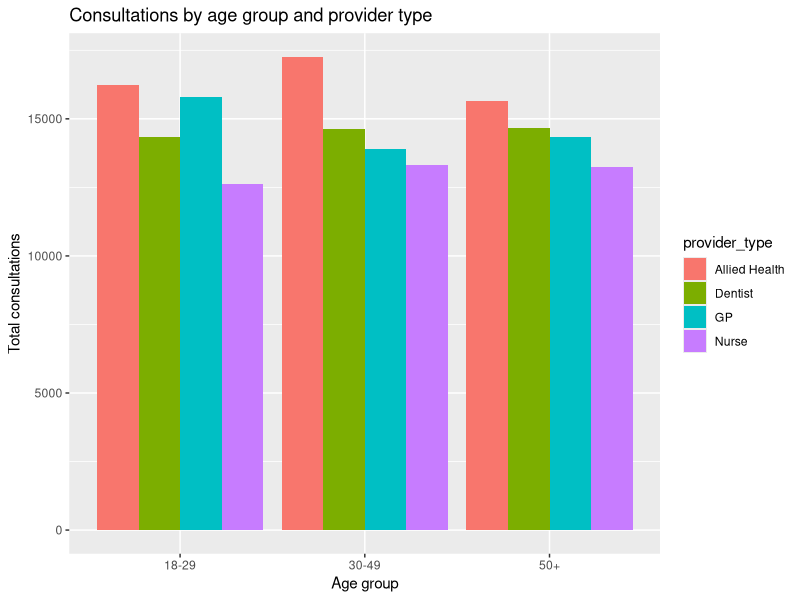
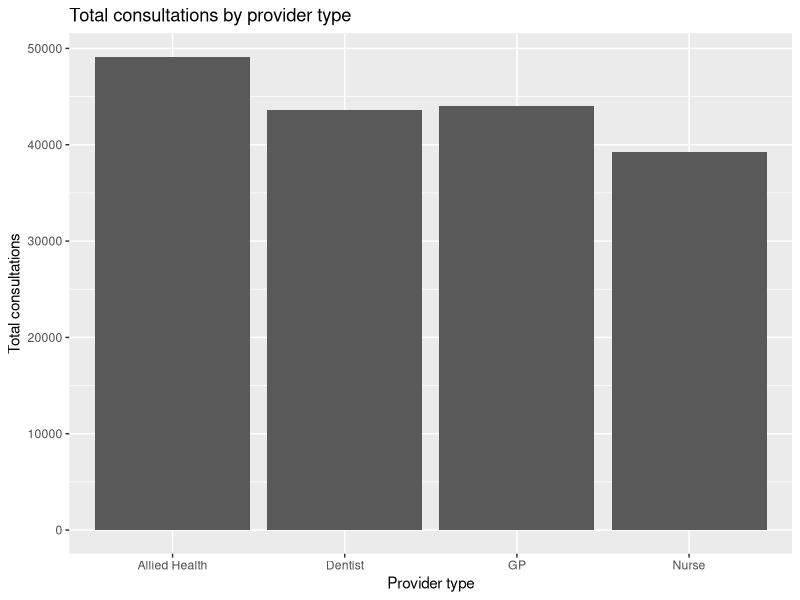
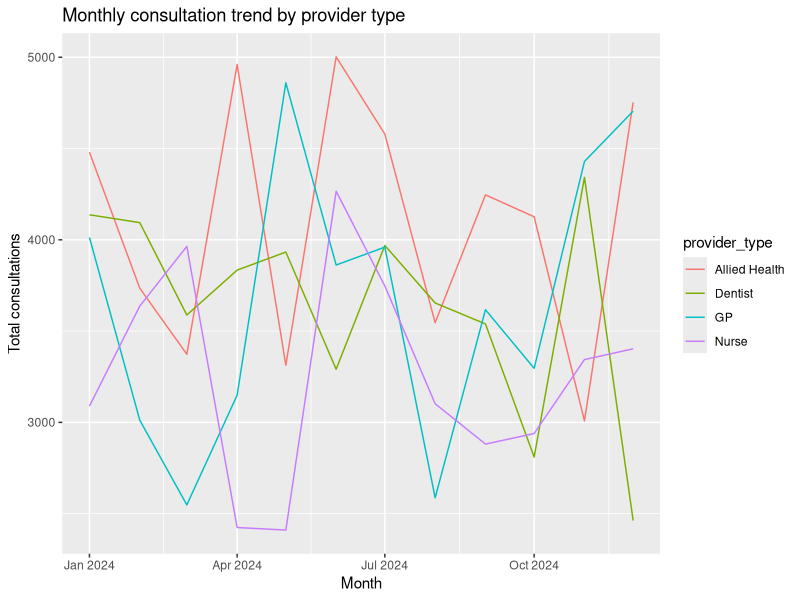

Reproduce these figures in R, in order.
## ---- chunk 1

library(dplyr)
library(ggplot2)
library(readr)
library(knitr)

df <- read_csv("../data/sample_data.csv")

## ---- chunk 2

age_provider <- df |>
  group_by(age_group, provider_type) |>
  summarise(total_consultations = sum(n_consultations),
            .groups = "drop")

ggplot(age_provider,
       aes(x = age_group,
           y = total_consultations,
           fill = provider_type)
       ) +
  geom_col(position = "dodge") +
  labs(title = "Consultations by age group and provider type",
       x = "Age group",
       y = "Total consultations")
## ---- chunk 3

summary_tab <- df |>
  summarise(total_people = sum(n_people),
           total_consultations = sum(n_consultations),
           avg_consultations_per_ppl = round(total_consultations / total_people, 2)
  )

kable(summary_tab)

## ---- chunk 4

summary_provider <- df |>
  group_by(provider_type) |>
  summarise(total_consultations = sum(n_consultations),
           .groups = "drop")

ggplot(summary_provider,
       aes(x = provider_type,
           y = total_consultations)
       ) +
  geom_col() +
  labs(title = "Total consultations by provider type",
       x = "Provider type",
       y = "Total consultations")

## ---- chunk 5

summary_monthly <- df |>
  group_by(month, provider_type) |>
  summarise(total_consultations = sum(n_consultations),
            .groups = "drop")

ggplot(summary_monthly,
       aes(x = month,
           y = total_consultations,
           group = provider_type,
           color = provider_type)
       ) +
  geom_line() +
  labs(title = "Monthly consultation trend by provider type",
       x = "Month",
       y = "Total consultations")
